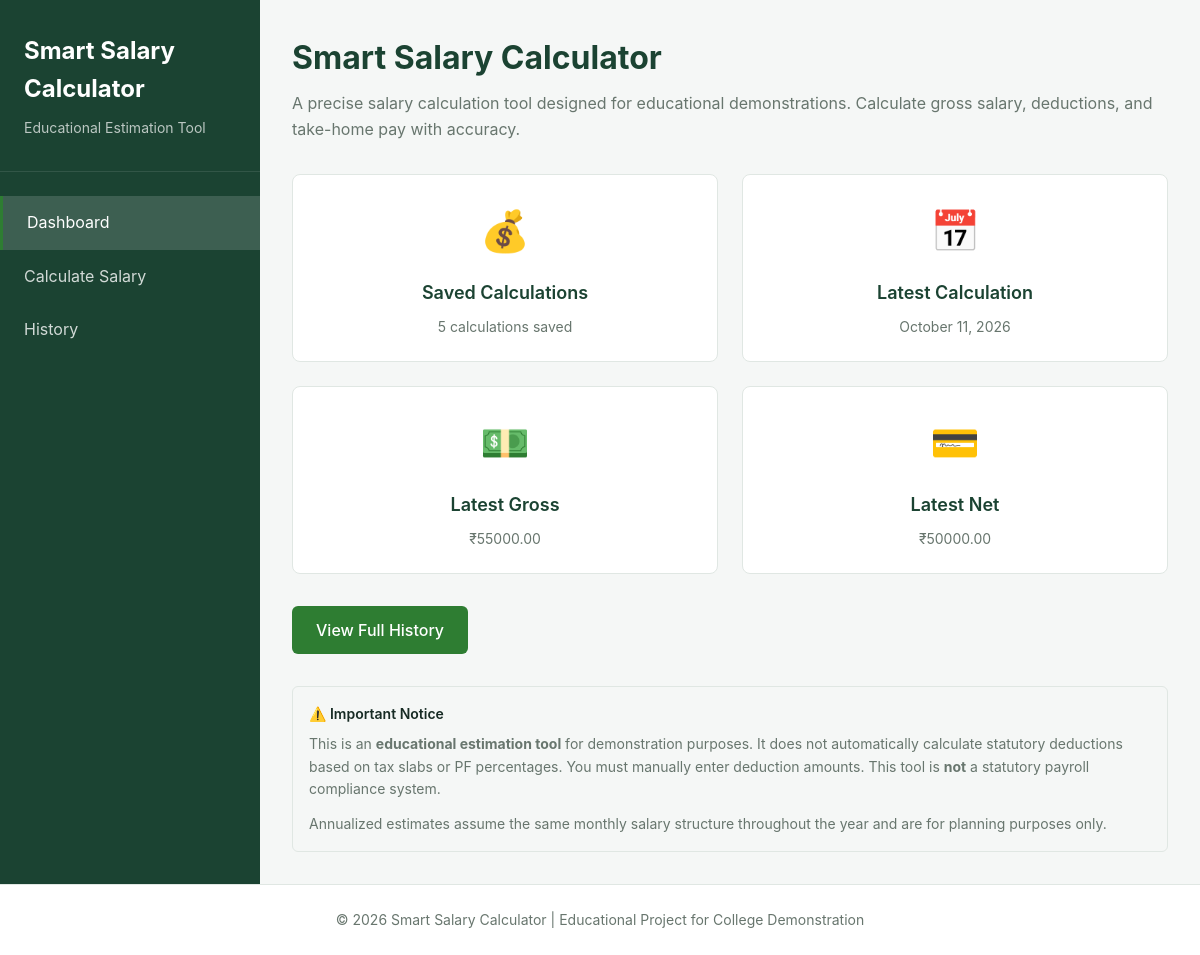
The page / on the database its author committed.
### calculator/models.py (models this page shows, shortened)
class SalaryCalculation(models.Model):
    created_at = models.DateTimeField(
        auto_now_add=True, help_text="Timestamp when this calculation was created"
    )
    label = models.CharField(
        max_length=200,
        blank=True,
        null=True,
        help_text="Optional descriptive label for this calculation",
    )
    basic_salary = models.DecimalField(
        max_digits=12,
        decimal_places=2,
        help_text="Monthly basic salary",
    )
    hra = models.DecimalField(
        max_digits=12,
        decimal_places=2,
        default=Decimal("0.00"),
        help_text="House Rent Allowance",
    )
    other_allowances = models.DecimalField(
        max_digits=12,
        decimal_places=2,
        default=Decimal("0.00"),
        help_text="Other monthly allowances",
    )
    bonus_overtime = models.DecimalField(
        max_digits=12,
        decimal_places=2,
        default=Decimal("0.00"),
        help_text="Bonus and overtime pay",
    )
    pf_deduction = models.DecimalField(
        max_digits=12,
        decimal_places=2,
        default=Decimal("0.00"),
        help_text="Provident Fund deduction",
    )
    professional_tax = models.DecimalField(
        max_digits=12,
        decimal_places=2,
        default=Decimal("0.00"),
        help_text="Professional tax deduction",
    )
    income_tax_estimate = models.DecimalField(
        max_digits=12,
        decimal_places=2,
        default=Decimal("0.00"),
        help_text="Estimated income tax deduction",
    )
    other_deductions = models.DecimalField(
        max_digits=12,
        decimal_places=2,
        default=Decimal("0.00"),
        help_text="Other deductions",
    )
    gross_salary = models.DecimalField(
        max_digits=12,
        decimal_places=2,
        help_text="Calculated gross salary (snapshot)",
    )
    total_deductions = models.DecimalField(
        max_digits=12,
        decimal_places=2,
        help_text="Calculated total deductions (snapshot)",
    )
    net_salary = models.DecimalField(
        max_digits=12,
        decimal_places=2,
        help_text="Calculated net salary (snapshot)",
    )
    class Meta:
        ordering = ["-created_at"]
        verbose_name = "Salary Calculation"
        verbose_name_plural = "Salary Calculations"

### calculator/views.py (the view)
# urls.py: path('', calculator_views.dashboard, name='dashboard'),
def dashboard(request):
    calculations = SalaryCalculation.objects.all()
    num_calculations = calculations.count()
    latest_calculation = calculations.first()
    context = {
        'num_calculations': num_calculations,
        'latest_calculation': latest_calculation,
    }
    if latest_calculation:
        context['latest_gross'] = latest_calculation.gross_salary
        context['latest_net'] = latest_calculation.net_salary
    else:
        context['latest_gross'] = Decimal('0.00')
        context['latest_net'] = Decimal('0.00')
    return render(request, 'calculator/dashboard.html', context)

### templates/calculator/dashboard.html (shortened to what this page needs)
{% extends 'base.html' %}
{% block content %}
<div class="page-header">
    <h1 class="page-title">Smart Salary Calculator</h1>
    <p class="page-description">
        A precise salary calculation tool designed for educational demonstrations.
        Calculate gross salary, deductions, and take-home pay with accuracy.
    </p>
</div>
{% if num_calculations > 0 %}
    <div class="overview-cards">
        <div class="overview-card">
            <div class="overview-card-icon">💰</div>
            <h3 class="overview-card-title">Saved Calculations</h3>
            <p class="overview-card-description">
                {{ num_calculations }} calculation{{ num_calculations|pluralize }} saved
            </p>
        </div>
        <div class="overview-card">
            <div class="overview-card-icon">📅</div>
            <h3 class="overview-card-title">Latest Calculation</h3>
            <p class="overview-card-description">
                {{ latest_calculation.created_at|date:"F j, Y" }}
            </p>
        </div>
        <div class="overview-card">
            <div class="overview-card-icon">💵</div>
            <h3 class="overview-card-title">Latest Gross</h3>
            <p class="overview-card-description">₹{{ latest_gross }}</p>
        </div>
        <div class="overview-card">
            <div class="overview-card-icon">💳</div>
            <h3 class="overview-card-title">Latest Net</h3>
            <p class="overview-card-description">₹{{ latest_net }}</p>
        </div>
    </div>
    <div style="margin-top: 2rem;">
        <a href="{% url 'history' %}" class="btn btn-primary">View Full History</a>
    </div>
{% endif %}
<div class="disclaimer">
    <p class="disclaimer-title">⚠️ Important Notice</p>
    <p>
        This is an <strong>educational estimation tool</strong> for demonstration purposes.
        It does not automatically calculate statutory deductions based on tax slabs or PF percentages.
        You must manually enter deduction amounts. This tool is <strong>not</strong> a statutory
        payroll compliance system.
    </p>
    <p style="margin-top: 0.75rem;">
        Annualized estimates assume the same monthly salary structure throughout the year and
        are for planning purposes only.
    </p>
</div>
{% endblock %}

### static/css/style.css (style rules this page uses)
:root { --primary-green: #2E7D32; --dark-green: #1B4332; --main-text: #172B24; --page-bg: #F5F7F6; --card-bg: #FFFFFF; --border-color: #E0E7E3; --secondary-text: #68766E; --error-color: #C62828; --warning-color: #F57C00; --success-color: #2E7D32; }
* { margin: 0; padding: 0; box-sizing: border-box; }
body { font-family: -apple-system, BlinkMacSystemFont, 'Segoe UI', 'Roboto', 'Oxygen', 'Ubuntu', 'Cantarell', sans-serif; background-color: var(--page-bg); color: var(--main-text); line-height: 1.6; min-height: 100vh; display: flex; flex-direction: column; }
.page-header { margin-bottom: 2rem; }
.page-title { font-size: 2rem; font-weight: 700; color: var(--dark-green); margin-bottom: 0.5rem; }
.page-description { font-size: 1rem; color: var(--secondary-text); }
.overview-cards { display: grid; grid-template-columns: repeat(auto-fit, minmax(280px, 1fr)); gap: 1.5rem; margin-bottom: 2rem; }
.overview-card { background-color: var(--card-bg); border: 1px solid var(--border-color); border-radius: 8px; padding: 1.5rem; text-align: center; transition: transform 0.2s, box-shadow 0.2s; }
.overview-card-icon { font-size: 2.5rem; margin-bottom: 1rem; }
.overview-card-title { font-size: 1.125rem; font-weight: 600; color: var(--dark-green); margin-bottom: 0.5rem; }
.overview-card-description { font-size: 0.875rem; color: var(--secondary-text); line-height: 1.5; }
.btn { display: inline-block; padding: 0.75rem 1.5rem; font-size: 1rem; font-weight: 500; text-align: center; text-decoration: none; border: none; border-radius: 6px; cursor: pointer; transition: all 0.2s; line-height: 1.5; }
.btn-primary { background-color: var(--primary-green); color: white; }
.disclaimer { background-color: var(--page-bg); border: 1px solid var(--border-color); border-radius: 6px; padding: 1rem; font-size: 0.875rem; color: var(--secondary-text); margin-top: 2rem; }
.disclaimer-title { font-weight: 600; color: var(--main-text); margin-bottom: 0.5rem; }

### rows shown on the page
SalaryCalculation: created_at "October 11, 2026", gross_salary "55000.00", net_salary "50000.00"

### other values the page prints
{{ num_calculations }} "5"
